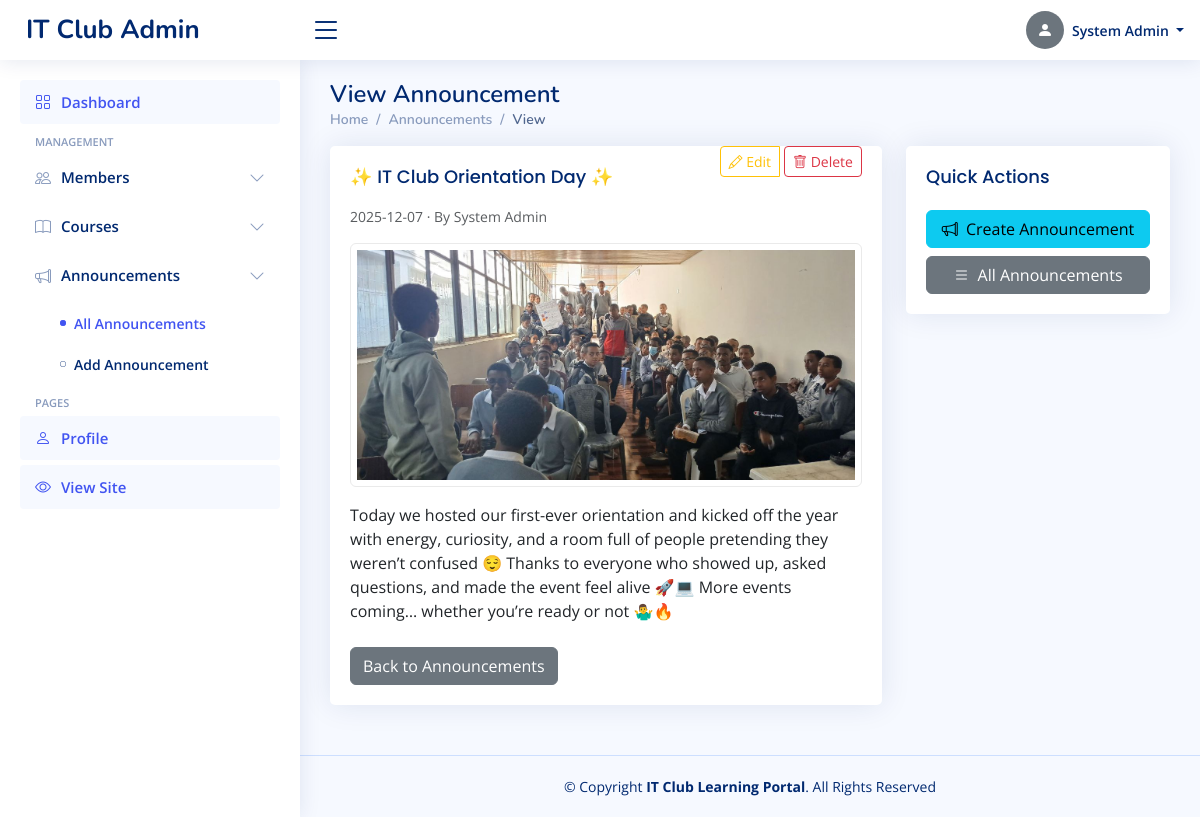
Page /admin/announcements/view/1 (signed in) on the committed database.
### tables this page shows
CREATE TABLE admins (
        id INTEGER PRIMARY KEY AUTOINCREMENT,
        full_name TEXT NOT NULL,
        username TEXT UNIQUE NOT NULL,
        email TEXT UNIQUE NOT NULL,
        password TEXT NOT NULL,
        role TEXT NOT NULL,
        created_at TIMESTAMP DEFAULT CURRENT_TIMESTAMP
    , profile_picture TEXT);

CREATE TABLE announcements (
        id INTEGER PRIMARY KEY AUTOINCREMENT,
        title TEXT NOT NULL,
        content TEXT NOT NULL,
        author_id INTEGER,
        is_public INTEGER DEFAULT 1,
        created_at TIMESTAMP DEFAULT CURRENT_TIMESTAMP, poster TEXT,
        FOREIGN KEY (author_id) REFERENCES admins (id)
    );

### app.py (the view)
@app.route('/admin/announcements/view/<int:announcement_id>')
@admin_required
def view_announcement(announcement_id):
    db = get_db()
    announcement_row = db.execute('SELECT * FROM announcements WHERE id = ?', (announcement_id,)).fetchone()
    announcement = row_to_dict(announcement_row)
    if announcement:
        announcement['poster'] = resolve_media_path(announcement.get('poster'))
        if 'author_name' not in announcement:
            author = db.execute('SELECT full_name FROM admins WHERE id = ?', (announcement.get('author_id'),)).fetchone()
            announcement['author_name'] = author['full_name'] if author else None
        announcement.setdefault('created_at', None)
    return render_template('admin/view_announcement.html', announcement=announcement)

### app.py (called while the page is built)
def get_db():
    if 'db' not in g:
        g.db = sqlite3.connect(app.config['DATABASE'])
        g.db.row_factory = sqlite3.Row
    return g.db

def admin_required(f):
    @functools.wraps(f)
    def decorated(*args, **kwargs):
        if 'admin_id' not in session:
            flash('Admin login required.', 'error')
            return redirect(url_for('admin_login'))
        return f(*args, **kwargs)
    return decorated

def row_to_dict(row):
	if row is None:
		return None
	try:
		return {k: row[k] for k in row.keys()}
	except Exception:
		try:
			return dict(row)
		except Exception:
			return row

def resolve_media_path(val):
	if not val:
		return None
	val = str(val)
	if val.startswith('http://') or val.startswith('https://') or val.startswith('/'):
		return val
	return url_for('static', filename=val)

### templates/admin/view_announcement.html (shortened to what this page needs)
<!DOCTYPE html>
<html lang="en">
<head>
  <link href="{{ url_for('static', filename='vendor/bootstrap/css/bootstrap.min.css') }}" rel="stylesheet">
  <link href="{{ url_for('static', filename='vendor/bootstrap-icons/bootstrap-icons.css') }}" rel="stylesheet">
  <link href="{{ url_for('static', filename='vendor/boxicons/css/boxicons.min.css') }}" rel="stylesheet">
  <link href="{{ url_for('static', filename='vendor/quill/quill.snow.css') }}" rel="stylesheet">
  <link href="{{ url_for('static', filename='vendor/quill/quill.bubble.css') }}" rel="stylesheet">
  <link href="{{ url_for('static', filename='vendor/remixicon/remixicon.css') }}" rel="stylesheet">
  <link href="{{ url_for('static', filename='vendor/simple-datatables/style.css') }}" rel="stylesheet">
  <link rel="stylesheet" href="https://cdn.jsdelivr.net/npm/bootstrap-icons@1.10.5/font/bootstrap-icons.css">
  <link rel="stylesheet" href="https://cdnjs.cloudflare.com/ajax/libs/boxicons/2.1.4/css/boxicons.min.css">
  <link rel="stylesheet" href="https://cdn.jsdelivr.net/npm/remixicon@2.5.0/fonts/remixicon.css">
  <link href="{{ url_for('static', filename='css/style.css') }}" rel="stylesheet">
</head>
<body>
  <header id="header" class="header fixed-top d-flex align-items-center">
    <div class="d-flex align-items-center justify-content-between">
      <a href="{{ url_for('admin_dashboard') }}" class="logo d-flex align-items-center">
        <span class="d-none d-lg-block">IT Club Admin</span>
      </a>
      <i class="bi bi-list toggle-sidebar-btn"></i>
    </div>
    <nav class="header-nav ms-auto">
      <ul class="d-flex align-items-center">
        <li class="nav-item dropdown pe-3">
          <a class="nav-link nav-profile d-flex align-items-center pe-0" href="#" data-bs-toggle="dropdown">
            {% set _avatar_src = None %}
            {% if admin and admin.profile_picture %}
              {% if admin.profile_picture.startswith('http') or admin.profile_picture.startswith('/') %}
                {% set _avatar_src = admin.profile_picture %}
              {% else %}
                {% set _avatar_src = url_for('static', filename=admin.profile_picture) %}
              {% endif %}
            {% endif %}
            {% if _avatar_src %}
              <img src="{{ _avatar_src }}" alt="Profile" class="rounded-circle">
            {% else %}
              <div class="rounded-circle bg-secondary d-flex align-items-center justify-content-center" style="width:38px;height:38px;">
                <i class="bi bi-person-fill text-white"></i>
              </div>
            {% endif %}
            <span class="d-none d-md-block dropdown-toggle ps-2">
              {{ session.get('admin_name', 'Admin') }}
            </span>
          </a>
        </li>
      </ul>
    </nav>
  </header>
  <aside id="sidebar" class="sidebar">
    <ul class="sidebar-nav" id="sidebar-nav">
      <li class="nav-item">
        <a class="nav-link" href="{{ url_for('admin_dashboard') }}">
          <i class="bi bi-grid"></i><span>Dashboard</span>
        </a>
      </li>
      <li class="nav-heading">Management</li>
      <li class="nav-item">
        <a class="nav-link collapsed" data-bs-target="#members-nav" data-bs-toggle="collapse" href="#">
          <i class="bi bi-people"></i><span>Members</span><i class="bi bi-chevron-down ms-auto"></i>
        </a>
      </li>
      <li class="nav-item">
        <a class="nav-link collapsed" data-bs-target="#courses-nav" data-bs-toggle="collapse" href="#">
          <i class="bi bi-book"></i><span>Courses</span><i class="bi bi-chevron-down ms-auto"></i>
        </a>
      </li>
      <li class="nav-item">
        <a class="nav-link collapsed" data-bs-target="#announcements-nav" data-bs-toggle="collapse" href="#">
          <i class="bi bi-megaphone"></i><span>Announcements</span><i class="bi bi-chevron-down ms-auto"></i>
        </a>
        <ul id="announcements-nav" class="nav-content collapse show" data-bs-parent="#sidebar-nav">
          <li><a href="{{ url_for('admin_announcements') }}" class="active"><i class="bi bi-circle"></i><span>All Announcements</span></a></li>
          <li><a href="{{ url_for('add_announcement') }}"><i class="bi bi-circle"></i><span>Add Announcement</span></a></li>
        </ul>
      </li>
      <li class="nav-heading">Pages</li>
      <li class="nav-item">
        <a class="nav-link" href="{{ url_for('admin_profile') }}">
          <i class="bi bi-person"></i><span>Profile</span>
        </a>
      </li>
      <li class="nav-item">
        <a class="nav-link" href="{{ url_for('index') }}" target="_blank">
          <i class="bi bi-eye"></i><span>View Site</span>
        </a>
      </li>
    </ul>
  </aside>
  <main id="main" class="main">
    <div class="pagetitle">
      <h1>View Announcement</h1>
      <nav>
        <ol class="breadcrumb">
          <li class="breadcrumb-item"><a href="{{ url_for('admin_dashboard') }}">Home</a></li>
          <li class="breadcrumb-item"><a href="{{ url_for('admin_announcements') }}">Announcements</a></li>
          <li class="breadcrumb-item active">View</li>
        </ol>
      </nav>
    </div>
    <section class="section dashboard">
      <div class="row">
        <div class="col-lg-8">
          <div class="card">
            <div class="card-body">
              {% if announcement %}
                <div class="d-flex justify-content-between align-items-start mb-3">
                  <div>
                    <h3 class="card-title mb-1">{{ announcement['title'] }}</h3>
                    <div class="text-muted small">
                      {% if announcement['created_at'] %} {{ announcement['created_at'][:10] }} {% endif %}
                      {% if 'author_name' in announcement and announcement['author_name'] %} &middot; By {{ announcement['author_name'] }} {% endif %}
                    </div>
                  </div>
                  <div class="btn-group">
                    <a href="{{ url_for('edit_announcement', announcement_id=announcement['id']) }}" class="btn btn-sm btn-outline-warning me-1"><i class="bi bi-pencil"></i> Edit</a>
                    <form action="{{ url_for('delete_announcement', announcement_id=announcement['id']) }}" method="post" onsubmit="return confirm('Delete this announcement?');" style="display:inline">
                      <button class="btn btn-sm btn-outline-danger" type="submit"><i class="bi bi-trash"></i> Delete</button>
                    </form>
                  </div>
                </div>
                {% set poster = announcement['poster'] if 'poster' in announcement and announcement['poster'] else None %}
                {% if poster %}
                  {% if poster.startswith('http') %}
                    {% set poster_src = poster %}
                  {% elif poster.startswith('/') %}
                    {% set poster_src = poster %}
                  {% elif poster.startswith('static/') %}
                    {% set poster_src = '/' + poster %}
                  {% else %}
                    {% set poster_src = url_for('static', filename=poster) %}
                  {% endif %}
                {% else %}
                  {% set poster_src = url_for('static', filename='img/default-announcement.png') %}
                {% endif %}
                <div class="mb-3 text-center">
                  <img src="{{ poster_src }}" alt="poster" class="img-fluid rounded" style="max-height:420px; width:auto; border:1px solid #eaeaea; padding:6px;" data-poster="{{ poster|default('') }}">
                </div>
                <div class="mb-4">
                  {{ announcement['content'] | safe }}
                </div>
                <a href="{{ url_for('admin_announcements') }}" class="btn btn-secondary">Back to Announcements</a>
              {% else %}
                <div class="text-center py-4">
                  <i class="bi bi-megaphone display-4 text-muted"></i>
                  <p class="text-muted mt-2">Announcement not found.</p>
                  <a href="{{ url_for('admin_announcements') }}" class="btn btn-primary">Back</a>
                </div>
              {% endif %}
            </div>
          </div>
        </div>
        <div class="col-lg-4">
          <div class="card">
            <div class="card-body">
              <h5 class="card-title">Quick Actions</h5>
              <div class="d-grid gap-2">
                <a href="{{ url_for('add_announcement') }}" class="btn btn-info"><i class="bi bi-megaphone me-1"></i> Create Announcement</a>
                <a href="{{ url_for('admin_announcements') }}" class="btn btn-secondary"><i class="bi bi-list me-1"></i> All Announcements</a>
              </div>
            </div>
          </div>
        </div>
      </div>
    </section>
  </main>
  <footer id="footer" class="footer">
    <div class="copyright">
      &copy; Copyright <strong><span>IT Club Learning Portal</span></strong>. All Rights Reserved
    </div>
  </footer>
</body>
</html>

### static/css/style.css (style rules this page uses)
:root { scroll-behavior: smooth; }
body { font-family: "Open Sans", sans-serif; background: #f6f9ff; color: #444444; }
a { color: #4154f1; text-decoration: none; }
h1, h2, h3, h4, h5, h6 { font-family: "Nunito", sans-serif; }
#main { margin-top: 60px; padding: 20px 30px; transition: all 0.3s; }
.pagetitle { margin-bottom: 10px; }
.pagetitle h1 { font-size: 24px; margin-bottom: 0; font-weight: 600; color: #012970; }
.card { margin-bottom: 30px; border: none; border-radius: 5px; box-shadow: 0px 0 30px rgba(1, 41, 112, 0.1); }
.card-title { padding: 20px 0 15px 0; font-size: 18px; font-weight: 500; color: #012970; font-family: "Poppins", sans-serif; }
.card-body { padding: 0 20px 20px 20px; }
.breadcrumb { font-size: 14px; font-family: "Nunito", sans-serif; color: #899bbd; font-weight: 600; }
.breadcrumb a { color: #899bbd; transition: 0.3s; }
.breadcrumb .breadcrumb-item::before { color: #899bbd; }
.breadcrumb .active { color: #51678f; font-weight: 600; }
.logo { line-height: 1; }
@media (min-width: 1200px) { .logo { width: 280px; } }
.logo span { font-size: 26px; font-weight: 700; color: #012970; font-family: "Nunito", sans-serif; }
.header { transition: all 0.5s; z-index: 997; height: 60px; box-shadow: 0px 2px 20px rgba(1, 41, 112, 0.1); background-color: #fff; padding-left: 20px; }
.header .toggle-sidebar-btn { font-size: 32px; padding-left: 10px; cursor: pointer; color: #012970; }
.header-nav ul { list-style: none; }
.header-nav>ul { margin: 0; padding: 0; }
.header-nav .nav-profile { color: #012970; }
.header-nav .nav-profile span { font-size: 14px; font-weight: 600; }
.sidebar { position: fixed; top: 60px; left: 0; bottom: 0; width: 300px; z-index: 996; transition: all 0.3s; padding: 20px; overflow-y: auto; scrollbar-width: thin; scrollbar-color: #aab7cf transparent; box-shadow: 0px 0px 20px rgba(1, 41, 112, 0.1); background-color: #fff; }
@media (min-width: 1200px) { #main, #footer { margin-left: 300px; } }
.sidebar-nav { padding: 0; margin: 0; list-style: none; }
.sidebar-nav li { padding: 0; margin: 0; list-style: none; }
.sidebar-nav .nav-item { margin-bottom: 5px; }
.sidebar-nav .nav-heading { font-size: 11px; text-transform: uppercase; color: #899bbd; font-weight: 600; margin: 10px 0 5px 15px; }
.sidebar-nav .nav-link { display: flex; align-items: center; font-size: 15px; font-weight: 600; color: #4154f1; transition: 0.3; background: #f6f9ff; padding: 10px 15px; border-radius: 4px; }
.sidebar-nav .nav-link i { font-size: 16px; margin-right: 10px; color: #4154f1; }
.sidebar-nav .nav-link.collapsed { color: #012970; background: #fff; }
.sidebar-nav .nav-link.collapsed i { color: #899bbd; }
.sidebar-nav .nav-link .bi-chevron-down { margin-right: 0; transition: transform 0.2s ease-in-out; }
.sidebar-nav .nav-content { padding: 5px 0 0 0; margin: 0; list-style: none; }
.sidebar-nav .nav-content a { display: flex; align-items: center; font-size: 14px; font-weight: 600; color: #012970; transition: 0.3; padding: 10px 0 10px 40px; transition: 0.3s; }
.sidebar-nav .nav-content a i { font-size: 6px; margin-right: 8px; line-height: 0; border-radius: 50%; }
.sidebar-nav .nav-content a:hover, .sidebar-nav .nav-content a.active { color: #4154f1; }
.sidebar-nav .nav-content a.active i { background-color: #4154f1; }
.footer { padding: 20px 0; font-size: 14px; transition: all 0.3s; border-top: 1px solid #cddfff; }
.footer .copyright { text-align: center; color: #012970; }

### rows in the picture
admins: get "System Admin", author_name "System Admin"
announcements: title "✨ IT Club Orientation Day ✨", created_at "2025-12-07", poster (picture), content "Today we hosted our first-ever orientation and kicked off the year with energy, curiosity, and a room full of people pretending they weren’t confused 😌 Thanks to everyone who showed up, asked questions, and made the event feel alive 🚀💻 More events coming… whether you’re ready or not 🤷‍♂️🔥"
